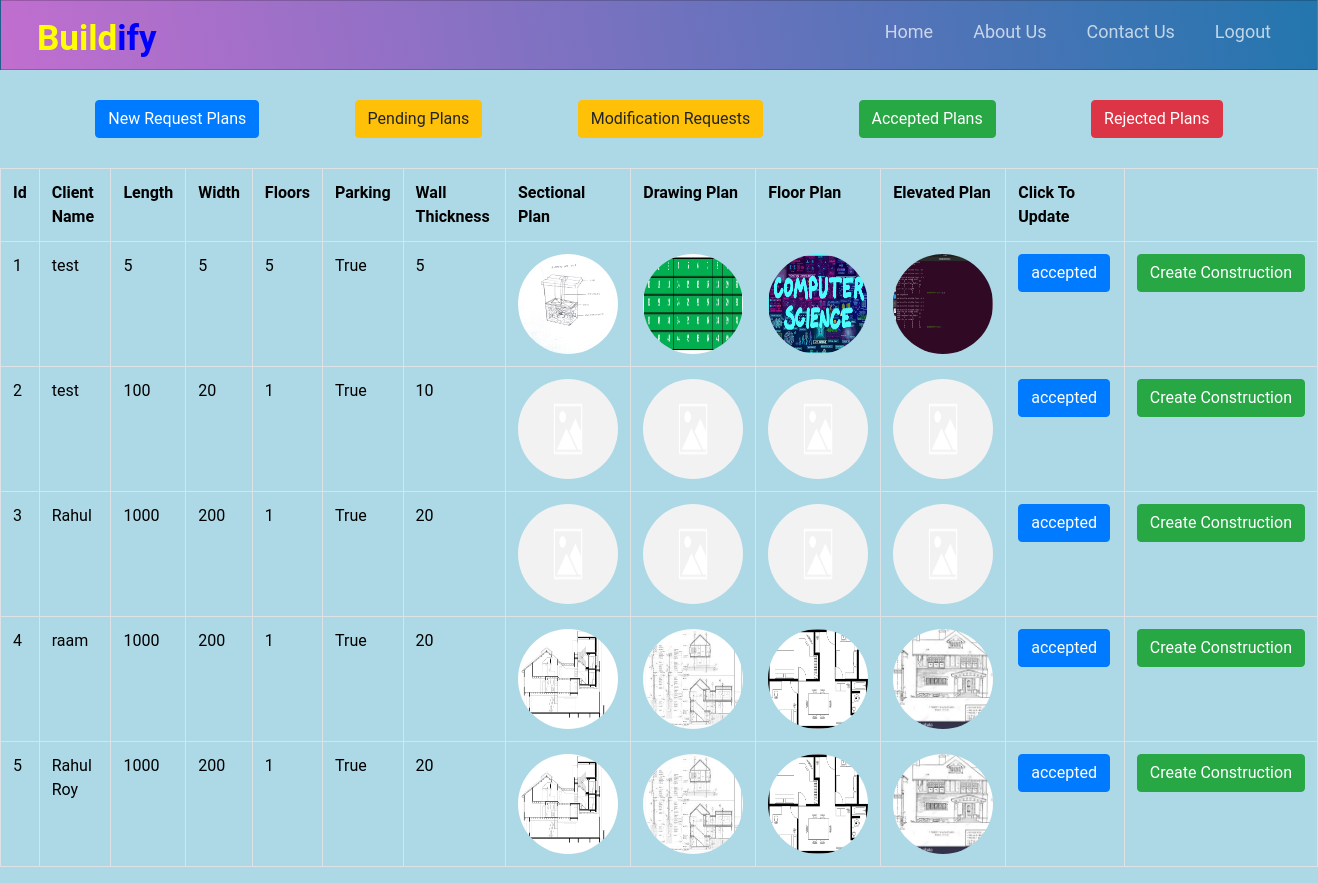
The page /get_adminplan/accepted (signed in) on the database its author committed.
### accounts/models.py (models this page shows, shortened)
class Plan(models.Model):
    client = models.ForeignKey(to=Client,on_delete=models.CASCADE)
    length = models.IntegerField()
    width = models.IntegerField()
    rooms = models.IntegerField()
    wall_thickness = models.IntegerField()
    floors = models.IntegerField()
    parking = models.BooleanField(default=True)
    status_choices_plan = [
        ('new','New'),
        ('pending','Pending'),
        ('modification','Ask For Modification'),
        ('accepted','Accepted'),
        ('rejected','Rejected'),
    ]
    status = models.CharField(max_length = 20, choices=status_choices_plan, default ='new')
    drawing_plan = models.ImageField(upload_to = 'drawing',blank=True,default='default.png')
    sectional_plan = models.ImageField(upload_to = 'sectional',blank=True,default='default.png')
    floor_plan = models.ImageField(upload_to = 'floor',blank=True,default='default.png')
    elevated_plan = models.ImageField(upload_to = 'elevated',blank=True,default='default.png')

class Client(models.Model):
    user = models.ForeignKey(to=User,on_delete=models.CASCADE)

### accounts/views.py (the view)
# urls.py: path('get_adminplan/<status>',v.get_adminplan,name='get_adminplan'),
@login_required
@user_passes_test(isAdmin, login_url='home')
def get_adminplan(request, status):
    if 'new' in status:
            plans = Plan.objects.filter(Q(status='new'))
    elif 'pending' in status:
            plans = Plan.objects.filter(Q(status='pending'))
    elif 'modification' in status:
            plans = Plan.objects.filter(Q(status='modification'))
    elif 'accepted' in status:
            plans = Plan.objects.filter(Q(status='accepted'))
    else:
            plans = Plan.objects.filter(Q(status='rejected'))
    return render(request,'get_plans.html',{'plans':plans,'isAdmin':True})

### accounts/models.py (called while the page is built)
def isAdmin(user):
    if Admin.objects.filter(user=user).first():
        return True
    else:
        return False

### accounts/templates/get_plans.html (shortened to what this page needs)
{% extends 'header.html'%}
{% block content%}
{% if isAdmin%}
<div style="display: flex; justify-content: space-evenly; margin: 30px 0;">
  <a href = "{% url 'get_plan' 'adminnew' %}" class='btn btn-primary'>New Request Plans</a>
  <a href = "{% url 'get_plan' 'adminpending' %}" class='btn btn-warning'>Pending Plans</a>
  <a href = "{% url 'get_plan' 'adminmodification' %}" class='btn btn-warning '>Modification Requests</a>
  <a href = "{% url 'get_plan' 'adminaccepted' %}" class='btn btn-success'>Accepted Plans</a>
  <a href = "{% url 'get_plan' 'adminrejected' %}" class='btn btn-danger'>Rejected Plans</a>
</div>
{% endif %}
<table class="table table-bordered">
    <tr>
      <th>Id</th>
      <th>Client Name</th>
      <th>Length</th>
      <th>Width</th>
      <th>Floors</th>
      <th>Parking</th>
      <th>Wall Thickness</th>
      <th>Sectional Plan</th>
      <th>Drawing Plan</th>
      <th>Floor Plan</th>
      <th>Elevated Plan</th>
      <th>Click To Update</th>
    </tr>
    {% for plan in plans %}
    <tr>
      <td>{{ plan.id }}</td>
      <td>{{ plan.client.user.first_name }}</td>
      <td>{{ plan.length }}</td>
      <td>{{ plan.width}}</td>
      <td>{{ plan.floors }}</td>
      <td>{{ plan.parking }}</td>
      <td>{{ plan.wall_thickness }}</td>
      <td><a href="{{media_url}}{{ plan.sectional_plan.url}}">
            <img src="{{media_url}}{{ plan.sectional_plan.url }}" class="rounded-circle" width="100px" height="100px">
        </a></td>
      <td><a href="{{media_url}}{{ plan.drawing_plan.url }}">
        <img src="{{media_url}}{{ plan.drawing_plan.url}}" class="rounded-circle" width="100px" height="100px">
    </a></td>
      <td><a href="{{ plan.floor_plan.url}}">
        <img src="{{ plan.floor_plan.url}}" class="rounded-circle" width="100px" height="100px">
    </a></td>
      <td><a href="{{ plan.elevated_plan.url}}">
        <img src="{{ plan.elevated_plan.url}}" class="rounded-circle" width="100px" height="100spx">
    </a></td>
      <td>
        <form action="{% url 'update_plan' plan.id %}">
          <button name="status" class="btn btn-primary">{{plan.status}}</button>
        </form>
      </td>
      {% if plan.status == 'accepted'%}
      <td>
        <form action="{% url 'new_construction' plan.id %}">
          <button name='new_construction' class='btn btn-success'>Create Construction</button>
        </form>
      </td>
      {% endif %}
    </tr>
    {% endfor %}
  </table>
{% endblock content %}

### accounts/templates/header.html (style rules this page uses)
* { box-sizing: border-box; padding: 0; margin: 0; color: black; }
body { font-family: Roboto, Helvetica, Arial, sans-serif; background:lightblue; }

### rows shown on the page
Plan: id "1", client.user.first_name "test", length "5", width "5", floors "5", parking "True", wall_thickness "5", sectional_plan (picture), drawing_plan (picture), floor_plan (picture), elevated_plan (picture), status "accepted", shows "Create Construction"
Plan: id "2", client.user.first_name "test", length "100", width "20", floors "1", parking "True", wall_thickness "10", sectional_plan (placeholder picture), drawing_plan (placeholder picture), floor_plan (placeholder picture), elevated_plan (placeholder picture), status "accepted", shows "Create Construction"
Plan: id "3", client.user.first_name "Rahul", length "1000", width "200", floors "1", parking "True", wall_thickness "20", sectional_plan (placeholder picture), drawing_plan (placeholder picture), floor_plan (placeholder picture), elevated_plan (placeholder picture), status "accepted", shows "Create Construction"
Plan: id "4", client.user.first_name "raam", length "1000", width "200", floors "1", parking "True", wall_thickness "20", sectional_plan (picture), drawing_plan (picture), floor_plan (picture), elevated_plan (picture), status "accepted", shows "Create Construction"
Plan: id "5", client.user.first_name "Rahul Roy", length "1000", width "200", floors "1", parking "True", wall_thickness "20", sectional_plan (picture), drawing_plan (picture), floor_plan (picture), elevated_plan (picture), status "accepted", shows "Create Construction"
